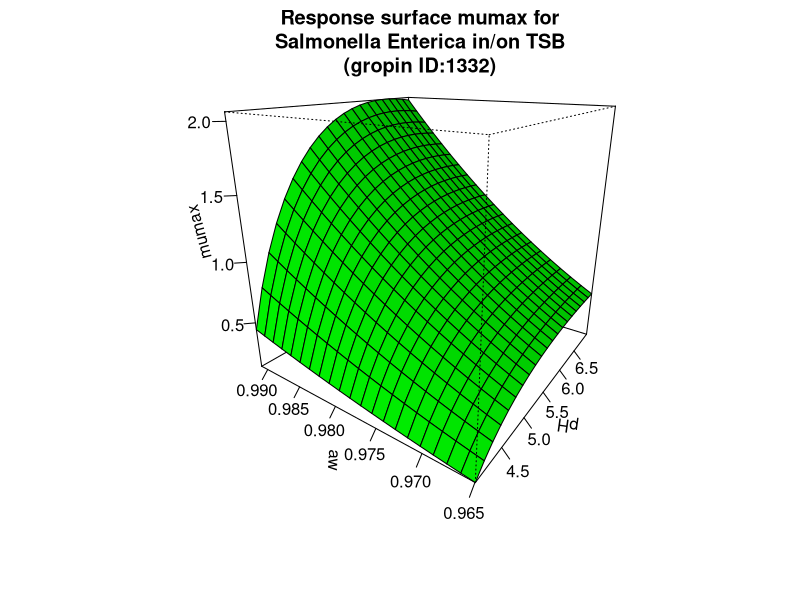

The R source for this figure:
#############################
# start of Parameter script
#############################
pH <- seq(4.004,6.99300699300699,length.out=21)
aw <- seq(0.964964,0.991008991008991,length.out=21)
#############################
# end of Parameter script
#############################
############################# 
# start of Model script Gropin ID 1332 
#############################
 
# constant coefficients for this model
 
variables <- data.frame(pH,aw)
argumentsPar <- expand.grid(variables)
 
# heart of the model
response_surface <- function(pH,aw) {
   mumax <-2.14*((pH-3.84)*(pH-14.1)/((pH-3.84)*(pH-14.1)-((pH-6.47)^2)))*(((aw-0.939)/(0.992-0.939))^2)

return(mumax=mumax)
} 

# output parameters
responseSurface <- cbind(argumentsPar,response_surface(argumentsPar['pH'],argumentsPar['aw']))
colnames(responseSurface) <- c(colnames(argumentsPar),'mumax')
#############################
# End of Model script
#############################
############################# 
# start of Visualisation script Gropin ID 1332 
#############################
persp(pH,aw,matrix(unlist(responseSurface$'mumax'),nrow=21),col = 'green',xlab='pH',ylab='aw',zlab='mumax',main='Response surface mumax for
Salmonella Enterica in/on TSB
(gropin ID:1332)',theta=305,phi=20,shade=0.25,ticktype = 'detailed')
#############################
# End of Visualisation script
#############################
